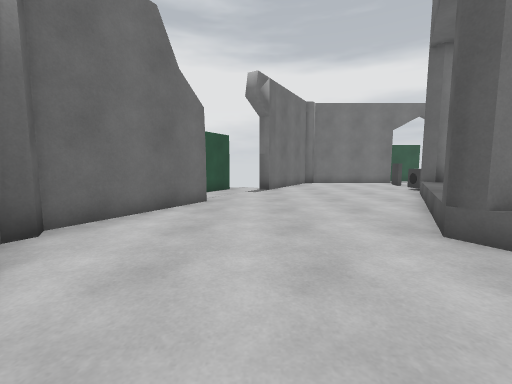
[1] (above)

18 first-person views from a walk through a Unity game level. The camera is 1.2 m above the floor, tilts 6° down and sees 90° across. The floor is counted in squares, 1.05 m on a side. Each view is taken from the middle of a square. On the plan, view 1 faces up. The plan holds only what a view shows up to about 12 squares ahead; the rest is blank. The place goes on beyond the plan. The player character is not drawn.

[2]
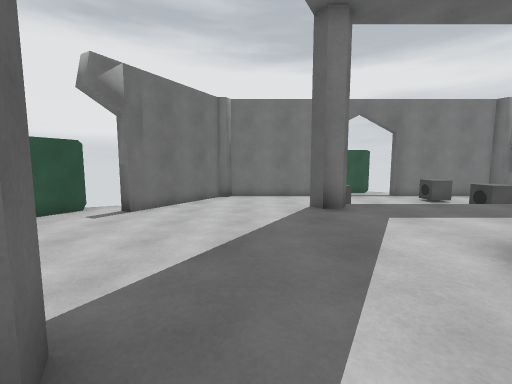

[3]
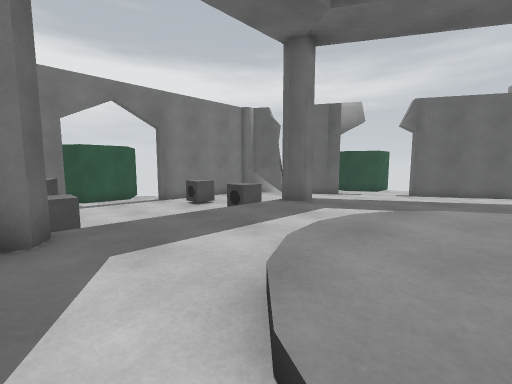

[4]
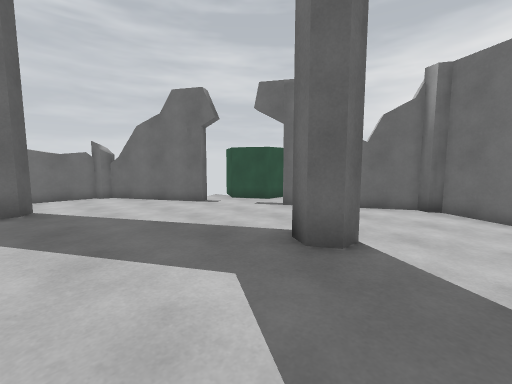

[5]
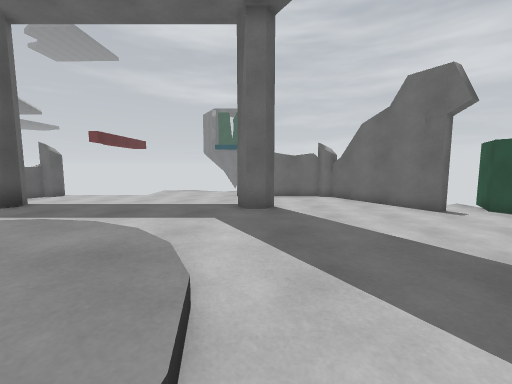

[6]
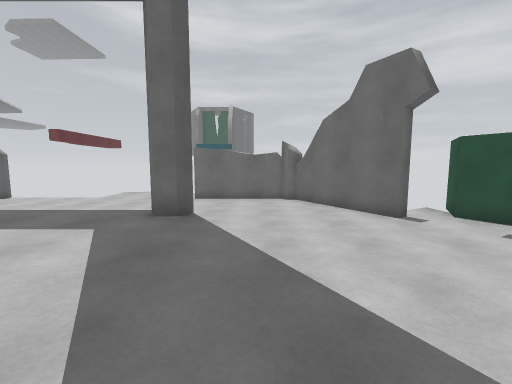

[7]
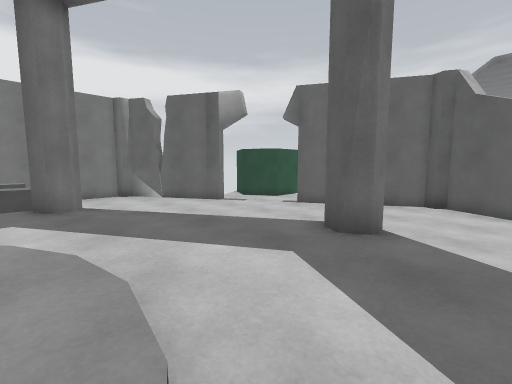

[8]
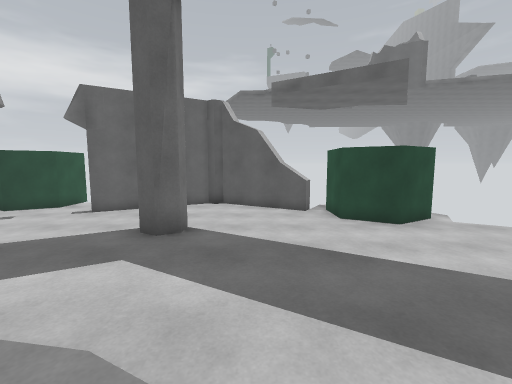

[9]
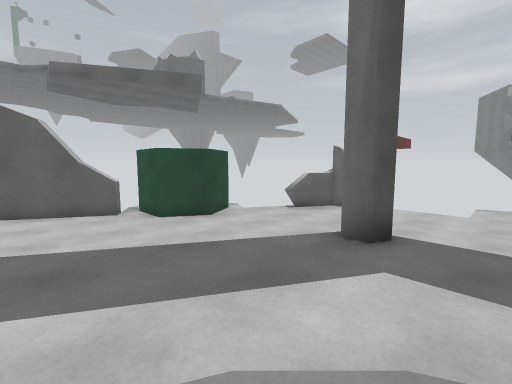

[10]
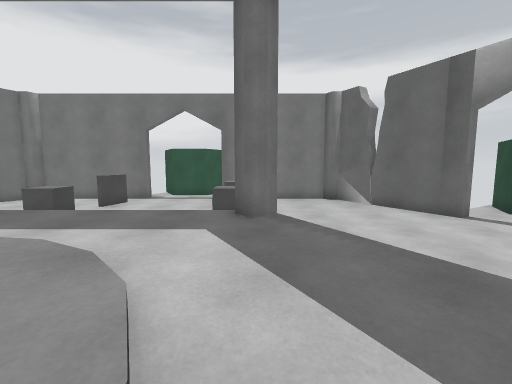

[11]
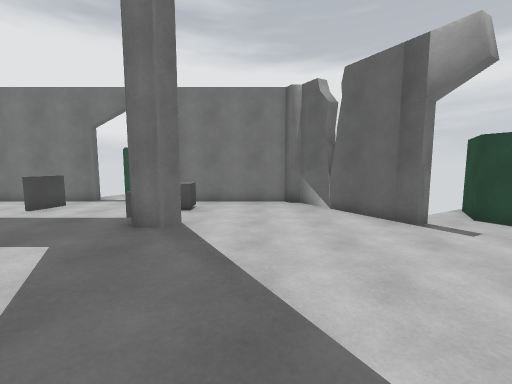

[12]
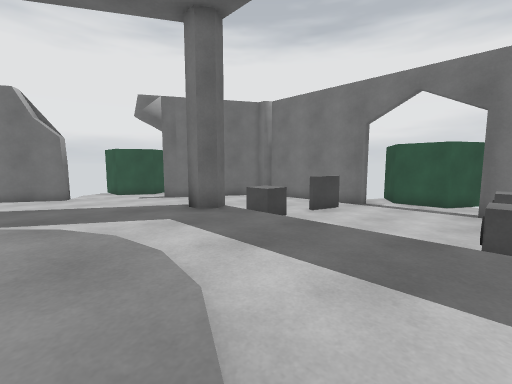

[13]
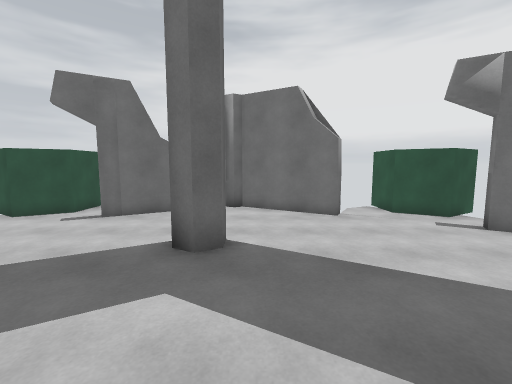

[14]
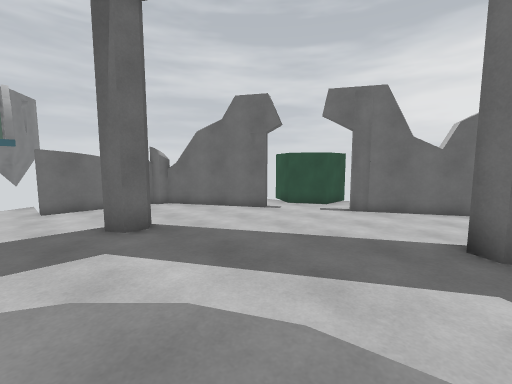

[15]
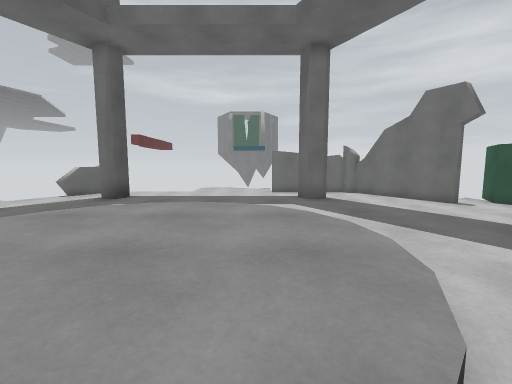

[16]
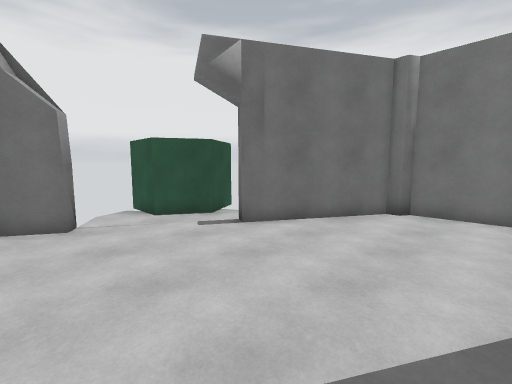

[17]
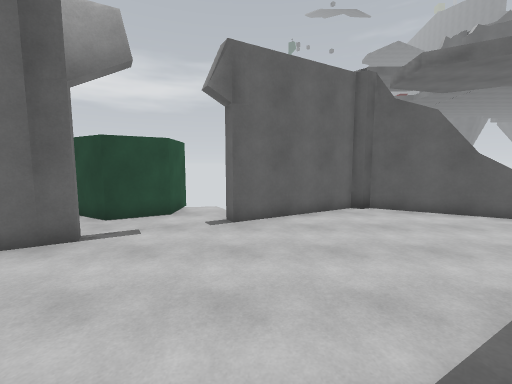

[18]
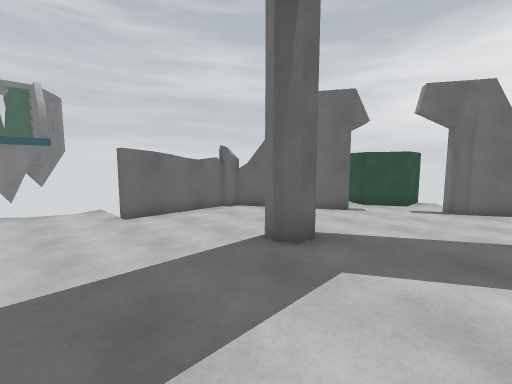

### Floor plan
Key: @ floor where view 1 was taken; # wall or solid block; x gap in a wall; . main floor; : floor 0.5 m higher than the main floor; + floor 0.75 m higher than the main floor; / step, stairs or slope; = window, fence, low wall or low ledge; ^ raised ledge; O other object.
Columns run from 4 left of view 1 to 25 right of it. Each row starts with its distance up from view 1.
 19              O  O
 18              .OO.
 17        ######....######
 16       ##..............##
 15       #.....#....O.....#
 14   O  ##.....#....O.....##  O
 13   O ##..................##.O
 12   O.#......OO  ..O.......#.O
 11 OOO.........      ..........OO
 10 O..........#::::::#..........
  9   ......../::::::::/.......#
  8   #....../::::::::::/......#
  7  ##....../:::////:::/......##
  6 ##....../:::/++++/:::/......##
  5 #.......::::++++++::::.......#
  4 #......#::::++++++:::#.......#
  3 #.......::::++++++::::.......#
  2 ##....../:::/++++/:::/......##
  1  ##....../:::////:::/......##
  0   #.@..../::::::::::/......x
 -1   #......./::::::::/.....OOO
 -2 O..........#::::::#......O
 -3  OO........         ....OO
 -4   O.#.............. .....O
 -5   O.##............. .....
 -6   O  ##................=
 -7       #................^
 -8       ##............. #
 -9        ######.....
-10              ....
-11               ...

Where each view was taken, in squares from view 1:
view 1: 0 up, 0 right, facing up
view 2: 3 up, 5 right, facing up
view 3: 5 up, 7 right, facing up-right
view 4: 6 up, 7 right, facing down-left
view 5: 5 up, 7 right, facing down
view 6: 4 up, 5 right, facing down
view 7: 2 up, 13 right, facing up-right
view 8: 2 up, 12 right, facing right
view 9: 3 up, 12 right, facing down-right
view 10: 4 up, 14 right, facing up
view 11: 5 up, 16 right, facing up
view 12: 6 up, 13 right, facing up-left
view 13: 5 up, 8 right, facing left
view 14: 4 up, 9 right, facing down-left
view 15: 7 up, 9 right, facing down
view 16: 7 up, 6 right, facing up-left
view 17: 8 up, 15 right, facing right
view 18: 1 up, 11 right, facing down-left
